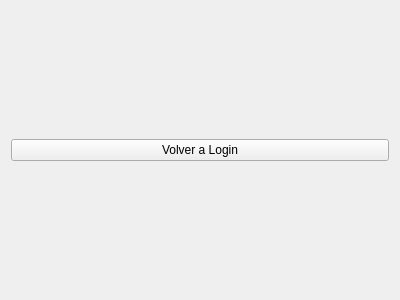
<?xml version="1.0" encoding="UTF-8"?>
<ui version="4.0">
 <class>Formulario</class>
 <widget class="QWidget" name="Formulario">
  <property name="geometry">
   <rect>
    <x>0</x>
    <y>0</y>
    <width>400</width>
    <height>300</height>
   </rect>
  </property>
  <property name="windowTitle">
   <string>Form</string>
  </property>
  <layout class="QGridLayout" name="gridLayout">
   <item row="0" column="0">
    <widget class="QPushButton" name="pbVolver">
     <property name="text">
      <string>Volver a Login</string>
     </property>
    </widget>
   </item>
  </layout>
 </widget>
 <resources/>
 <connections/>
</ui>
